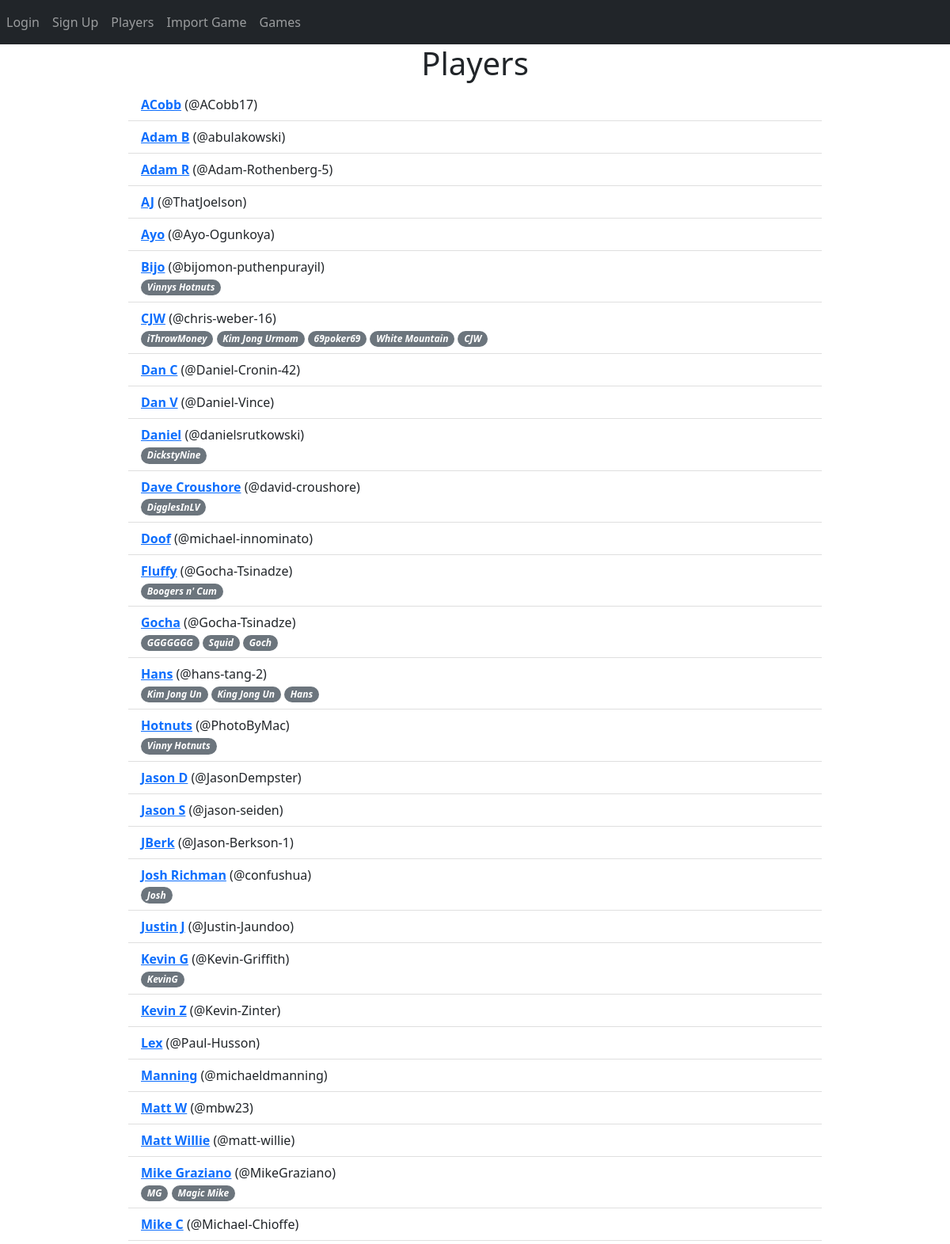
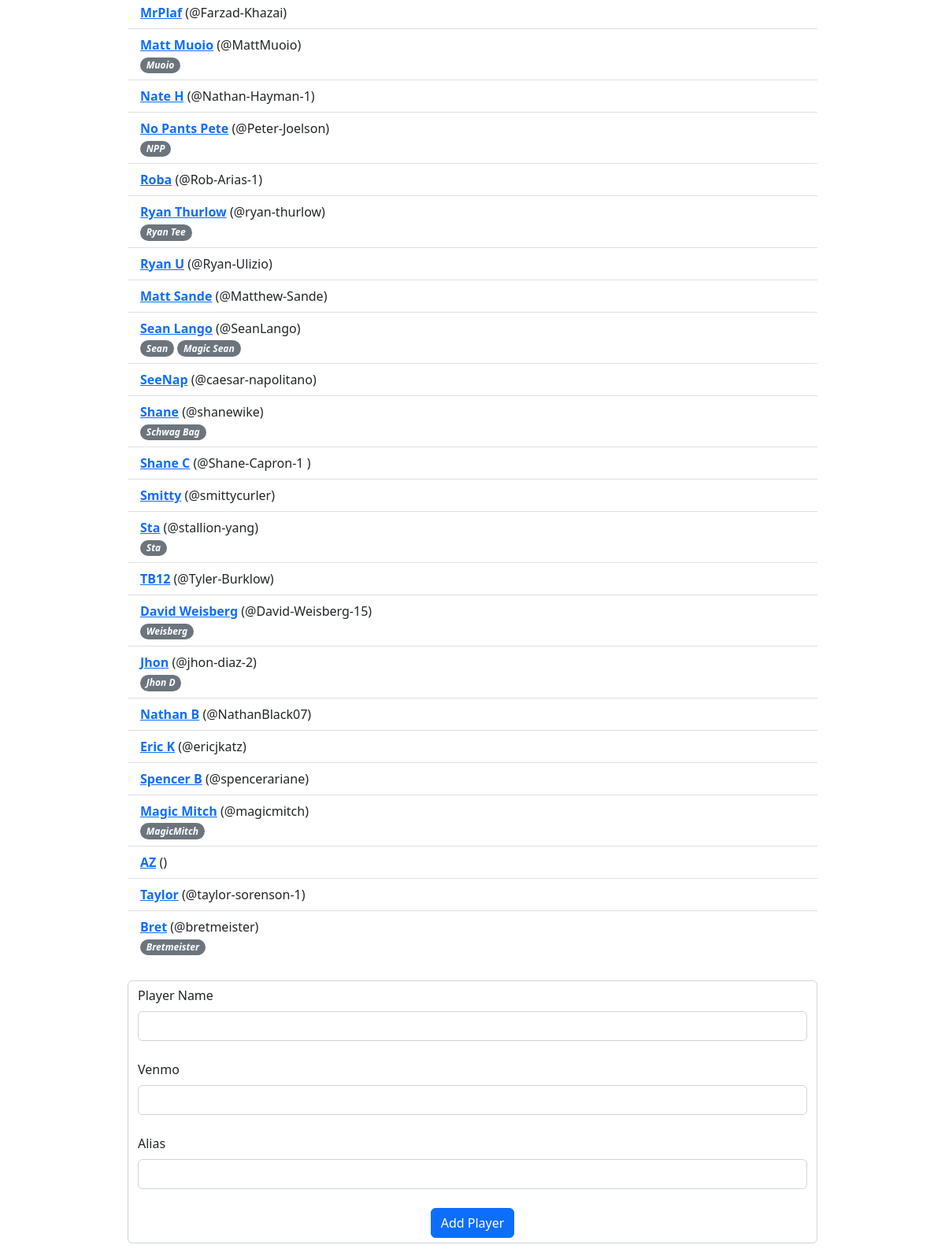
Before: /players with the older database file (2 pictures, top to bottom).
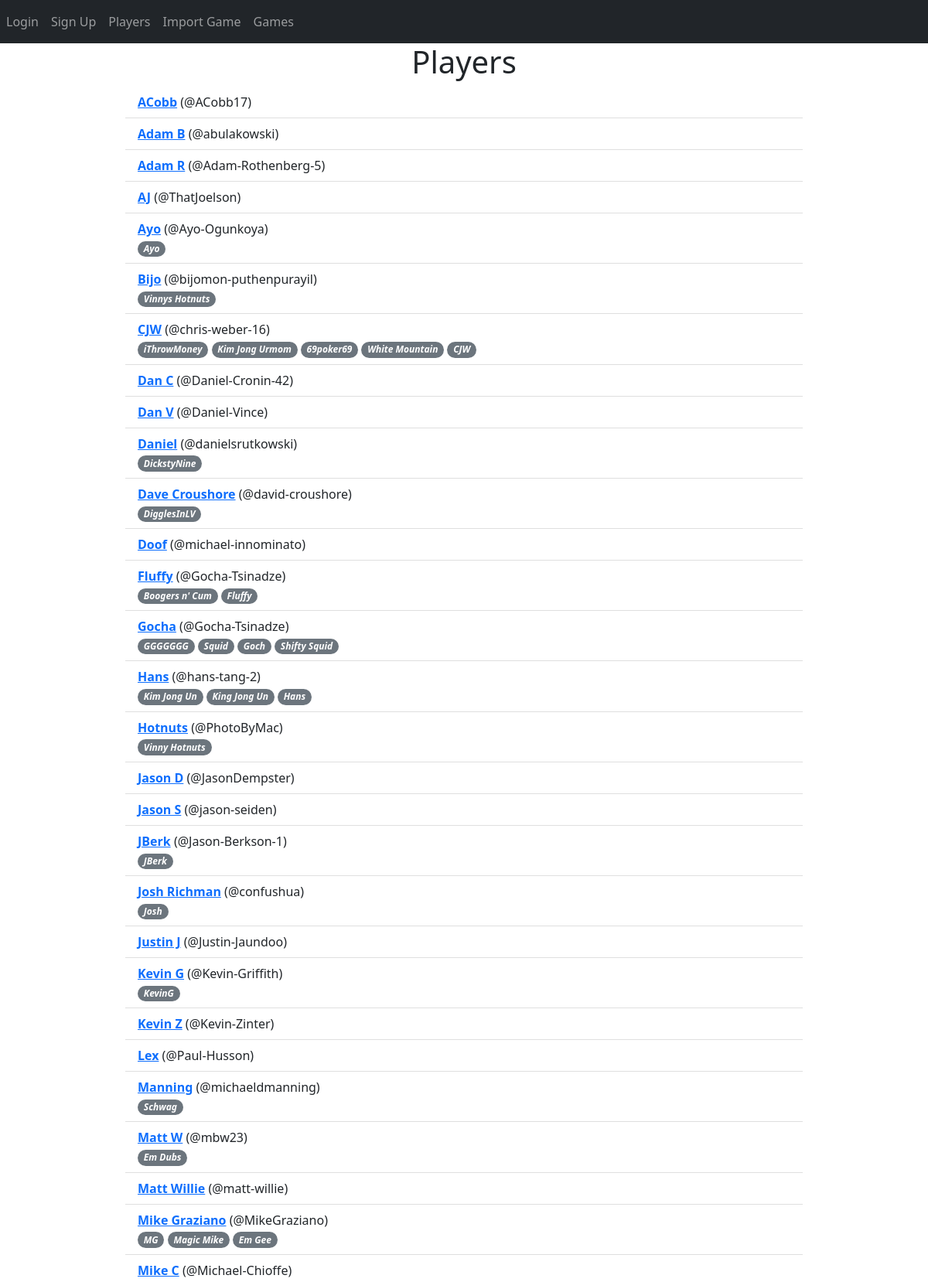
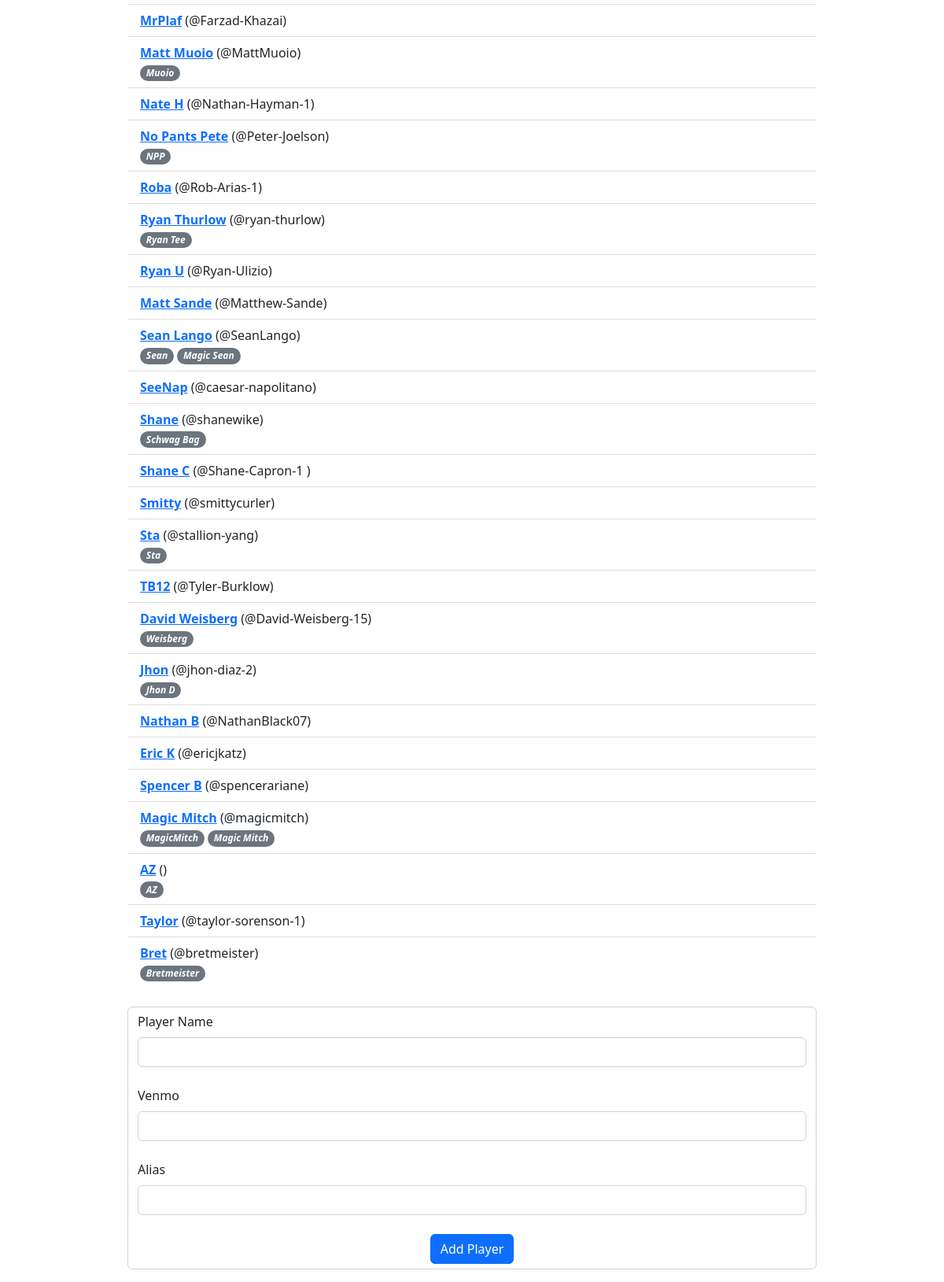
After: the same page with the newer database file (2 pictures, top to bottom).
### website/models.py (models this page shows)
class Player(db.Model):
	id = db.Column(db.Integer, primary_key=True)
	name = db.Column(db.String(150), unique=True)
	venmo = db.Column(db.String(300))
	email = db.Column(db.String(300))
	games_played = db.Column(db.Integer, default=0)
	aliases = db.relationship('Alias', backref='player')

class Alias(db.Model):
	id = db.Column(db.Integer, primary_key=True)
	alias = db.Column(db.String(150), unique=True)
	player_id = db.Column(db.Integer, db.ForeignKey('player.id'))

### website/views.py (the view, shortened to what this page needs)
@views.route('/players', methods=['GET','POST'])
def players():
	players = Player.query.all()
	return render_template("players.html", user=current_user, players=players)

### website/templates/players.html (shortened to what this page needs)
{% extends "base.html" %}
{% block content %}
<h1 align="center">Players</h1>
<ul class="list-group list-group-flush" id="players">
	{% if players %}
	{% for player in players %}
	<li class="list-group-item"><a href="{{url_for('views.edit_player', player_id=player.id)}}" ><strong>{{ player.name }}</strong></a> ({{ player.venmo }})
		<br/>
		<div class="aliases"><em>
			{% for alias in player.aliases %}
			<span class="badge rounded-pill bg-secondary">{{ alias.alias }}</span>
			{% endfor %}
		</em></div>
	</li>
	{% endfor %}
	{% endif %}
</ul>
<br/>
<form method="POST">
	<div class="form-control mb-3">
	<label for="player_name" class="form-label">Player Name</label>
	<input type="text" name="player_name" id="player_name" class="form-control"></input>
	<br/>
	<label for="player_venmo" class="form-label">Venmo</label>
	<input type="text" name="player_venmo" id="player_venmo" class="form-control"></input>
	<br/>
	<label for="player_alias" class="form-label">Alias</label>
	<input type="text" name="player_alias" id="player_alas" class="form-control"></input>
	<br/>
	<div align="center">
		<button type="submit" class="btn btn-primary">Add Player</button>
	</div>
	</div>
</form>
{% endblock %}

### website/templates/base.html (shortened to what this page needs)
<!DOCTYPE html>
<html>
    <head>
<link href="https://cdn.jsdelivr.net/npm/bootstrap@5.2.0-beta1/dist/css/bootstrap.min.css" rel="stylesheet">
    <link
      rel="stylesheet"
      href="https://stackpath.bootstrapcdn.com/font-awesome/4.7.0/css/font-awesome.min.css"
    />
    </head>
    <body>
        <nav class="navbar navbar-expand-lg navbar-dark bg-dark">
            <div class="collapse navbar-collapse" id="navbar">
                <div class="navbar-nav">
                    {% if user.is_authenticated %}
                    <a class="nav-item nav-link" id="nav-logout" href="/logout">Logout</a>
                    <a class="nav-item nav-link" id="nav-home" href="/">Home</a>
                    {% else %}
                    <a class="nav-item nav-link" id="nav-login" href="/login">Login</a>
                    <a class="nav-item nav-link" id="nav-signUp" href="/sign-up">Sign Up</a>
                    {% endif %}
                    <a class="nav-item nav-link" id="nav-players" href="/players">Players</a>
                    <a class="nav-item nav-link" id="nav-import-game" href="/import_game">Import Game</a>
                    <a class="nav-item nav-link" id="nav-import-game" href="/games">Games</a>
                </div>
            </div>
        </nav>
        <div class="container" style="max-width:900px">
            {% block content %}
            {% endblock %}
        </div>
    </body>
</html>

Changed rows visible on the page:
added Alias: alias "Ayo", shown under Player "Ayo"
added Alias: alias "Fluffy", shown under Player "Fluffy"
added Alias: alias "Shifty Squid", shown under Player "Gocha"
added Alias: alias "JBerk", shown under Player "JBerk"
added Alias: alias "Schwag", shown under Player "Manning"
added Alias: alias "Em Dubs", shown under Player "Matt W"
added Alias: alias "Em Gee", shown under Player "Mike Graziano"
added Alias: alias "Magic Mitch", shown under Player "Magic Mitch"
added Alias: alias "AZ", shown under Player "AZ"
